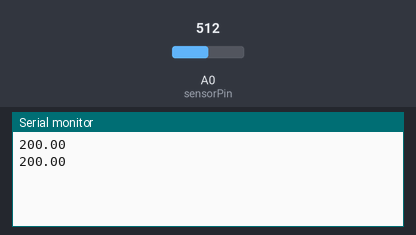
A sketch run on a simulated Arduino Uno, built with avr-gcc and run on an emulated ATmega328P. On the bench: the last lines printed to the serial monitor. Inputs (shaded band) come from the test bench; at power-on: A0 (sensorPin) = 512.

Above: at 5.8 s.
5.9 s: A0 (sensorPin) set to 716
At 10.8 s:
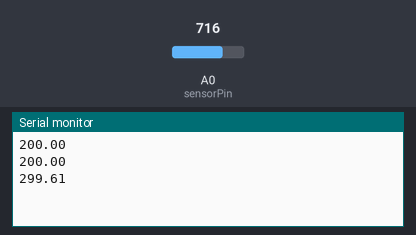
11.9 s: A0 (sensorPin) set to 900
At 15.9 s:
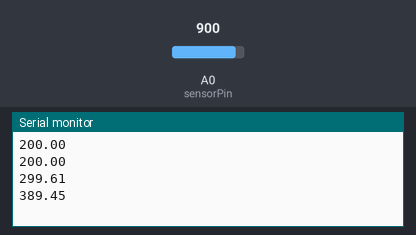
Timing chart, 0 to 17.4 s (numbered marks = the images above; inputs shaded):
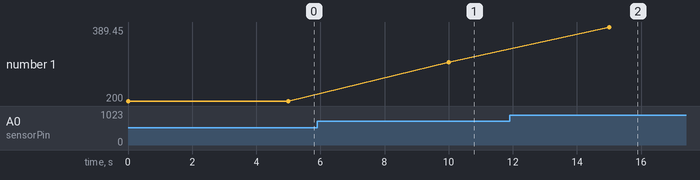

Measured:
- after the input at 5.9 s, the serial monitor: prints a new line after 4.1 s (image 1)
- after the input at 11.9 s, the serial monitor: prints a new line after 3.1 s (image 2)
- plotted number 1: 200 → 299.61 after the input at 5.9 s, 299.61 → 389.45 after the input at 11.9 s

The sketch:

temperature_control.ino
```cpp
const int sensorPin = A0;

void setup()
{
    Serial.begin(9600);
}

void loop()
{
    int sensorValue = analogRead(sensorPin);
    float voltage = sensorValue * (5.0 / 1024.0);
    float temperatureC = (voltage - 0.5) * 100.0;

    Serial.println(temperatureC);

    delay(5000);
}
```
